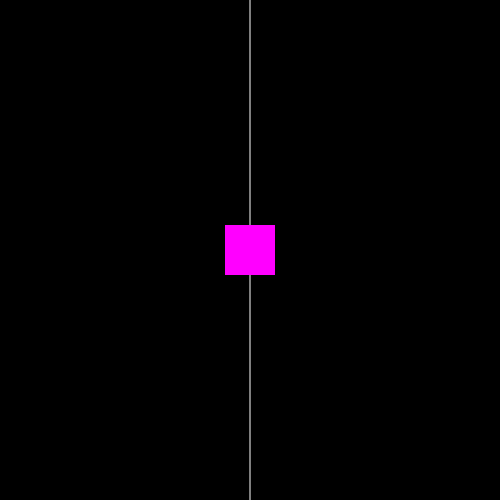
Frame 1 (no input)
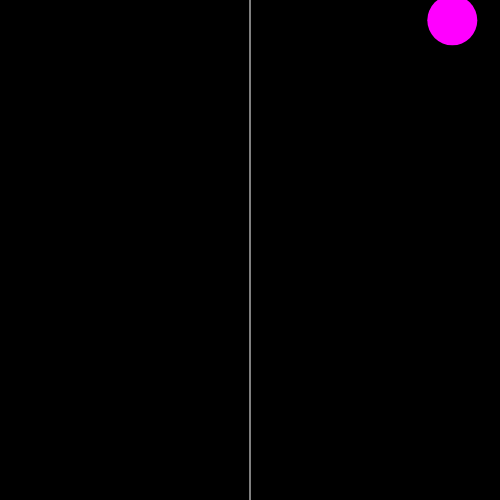
Frame 60 (no input)
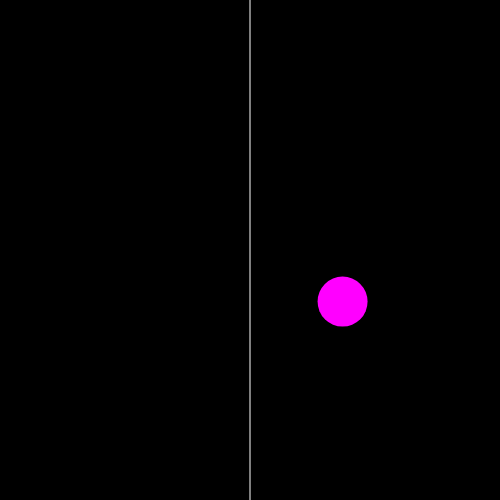
Frame 120 (the mouse pressed at the canvas centre since frame 60)

The p5.js sketch that drew these frames (run headless with seeded random() and noise() and a simulated clock; from frame 60 on, the mouse is pressed at the canvas centre):

// p5.js sketch
// ── sketch.js
//グローバル変数
let x;
let y;
let speedX;
let speedY;
let changePoint;
function setup() {
  createCanvas(500, 500);
  noStroke();
  //初期値
  x = width / 2; //300
  changePoint = width / 2;
  y = height / 2;
  speedX = random(-8, 8);
  speedY = random(-8, 8);
}

function draw() {
  background(0);
  // 中心の線
  stroke(255, 255, 255);
  line(width / 2, 0, width / 2, height);

  //アニメーションの円と四角形
  noStroke();
  fill(255, 0, 255);

  if (x > changePoint) {
    ellipse(x, y, 50);
  }

  if (x <= changePoint) {
    rectMode(CENTER);
    rect(x, y, 50, 50);
  }

  x = x + speedX; //現状のxに1足して保存する
  //もしxがwidth（幅600）以上になったら
  if (x > width) {
    speedX = speedX * -1;
  }
  //もしxが0以下になったら
  if (x < 0) {
    speedX = speedX * -1;
  }

  y = y + speedY; //現状のyに3足して保存する
  if (y > height) {
    speedY = speedY * -1;
  }
  if (y < 0) {
    speedY = speedY * -1;
  }
}
